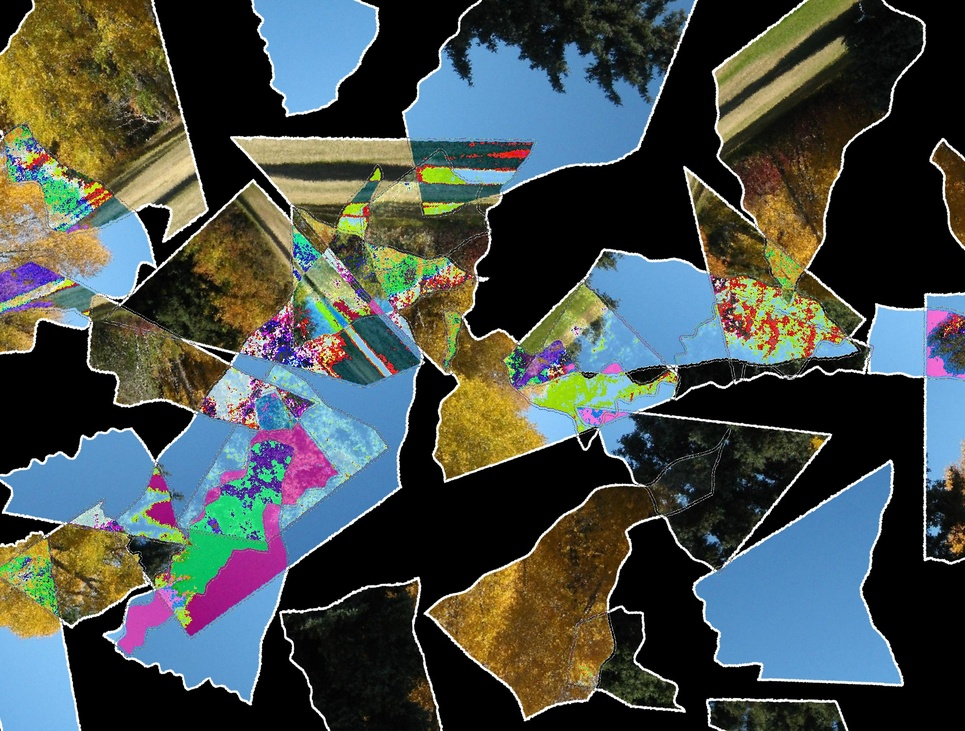
#> input picture Data_Generation_Code/custom_data/vis/1.jpg, 965 x 731 px, shrunk from 1848 x 1400 before the run, given in place of image.jpg, which was not available
$ python 4_frag_vis.py custom_data/vis custom_data/vis   (older library calls are emulated)
#> lines starting #> are read from the running program, lines starting #| are printed output that depends on the picture
import os
import cv2
import numpy as np
from glob import glob

# 在原图上可视化显示切割的碎片

def vis(dir_path,overall_folder):
#> called with dir_path = '_only/1.jpg', overall_folder = 'custom_data/vis/vis'
    base_name = os.path.basename(dir_path)
    if base_name == "00074":
        print(1)
    img_path = list(glob(dir_path + '/*.png'))
    ori_img = cv2.imread(dir_path+"/image.jpg", cv2.IMREAD_GRAYSCALE)
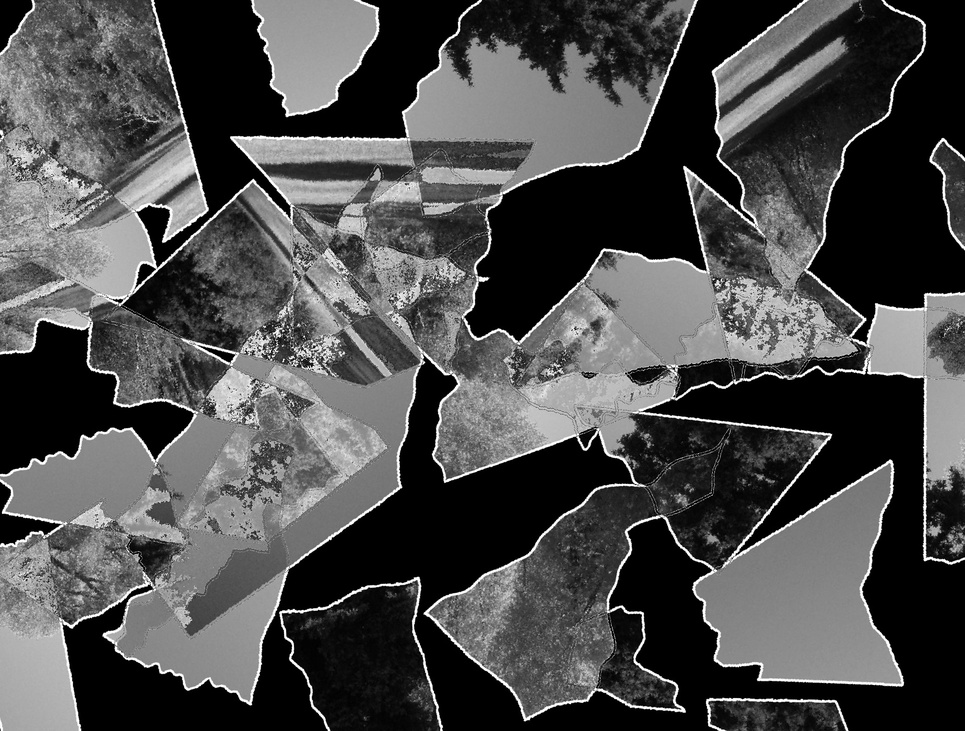
#> ori_img: shape (731, 965); min 0, max 255, mean 75.7
    height, width = ori_img.shape[:2]
#> height = 731; width = 965
    gt_path = os.path.join(dir_path, 'gt.txt')
    bg_path = os.path.join(dir_path, 'bg_color.txt')
    gt_list = []
#> (the run stopped early here; a loop or call above may not have finished)

$ run again, on Data_Generation_Code/custom_data/1.jpg
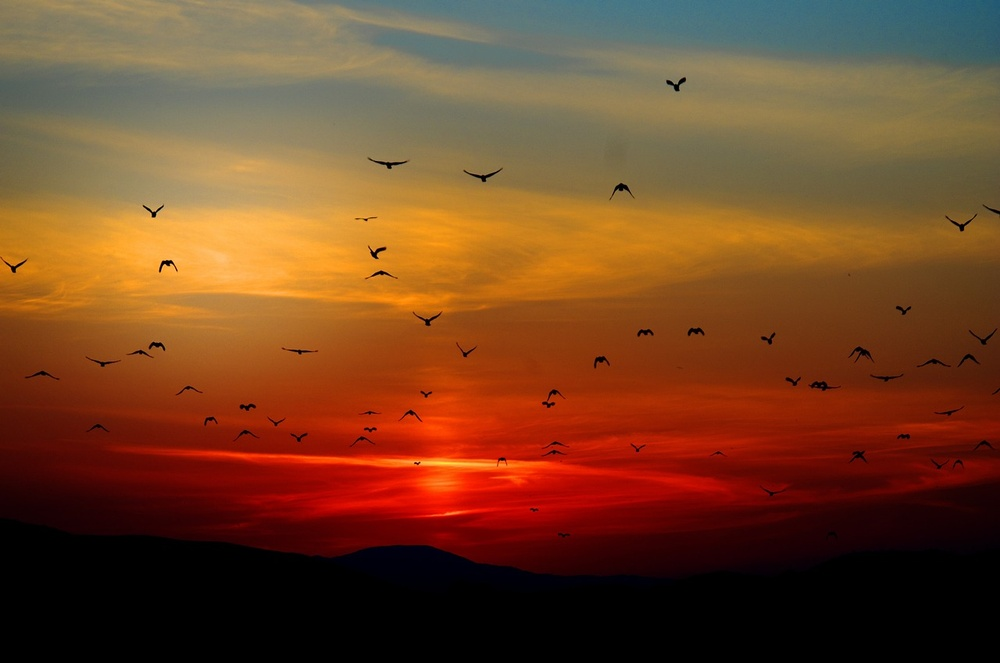
#> input picture Data_Generation_Code/custom_data/1.jpg, 1000 x 663 px, shrunk from 1280 x 849 before the run, given in place of image.jpg, which was not available
#> in vis, `ori_img = cv2.imread(dir_path+"/image.jpg", cv2.IMREAD_GRAYSCALE)`:
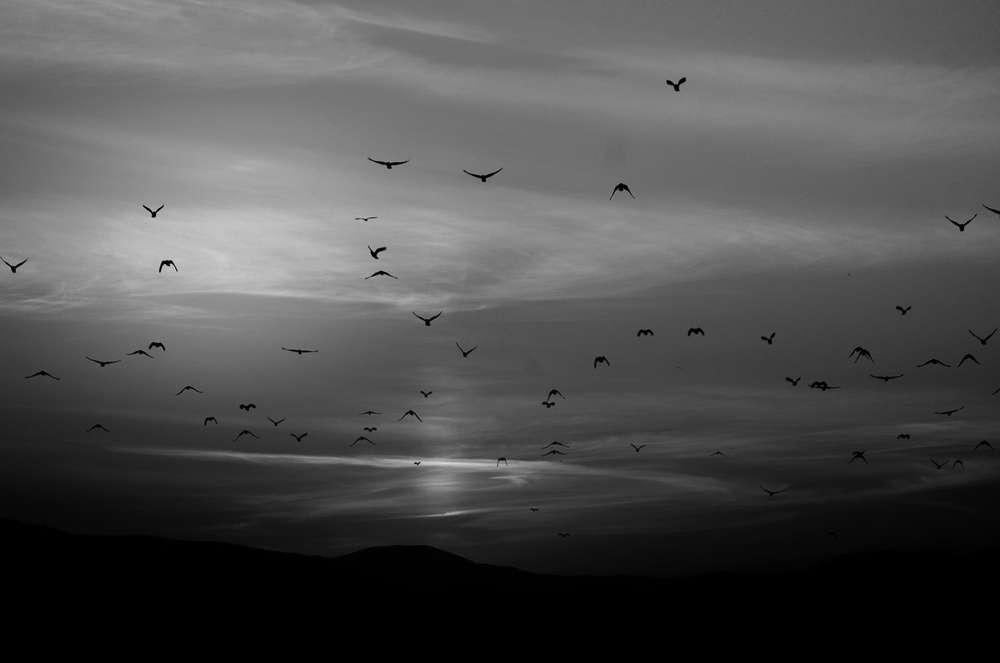
#> ori_img: shape (663, 1000); min 0, max 217, mean 78.6

$ run again, on Data_Generation_Code/custom_data/2/1.jpg
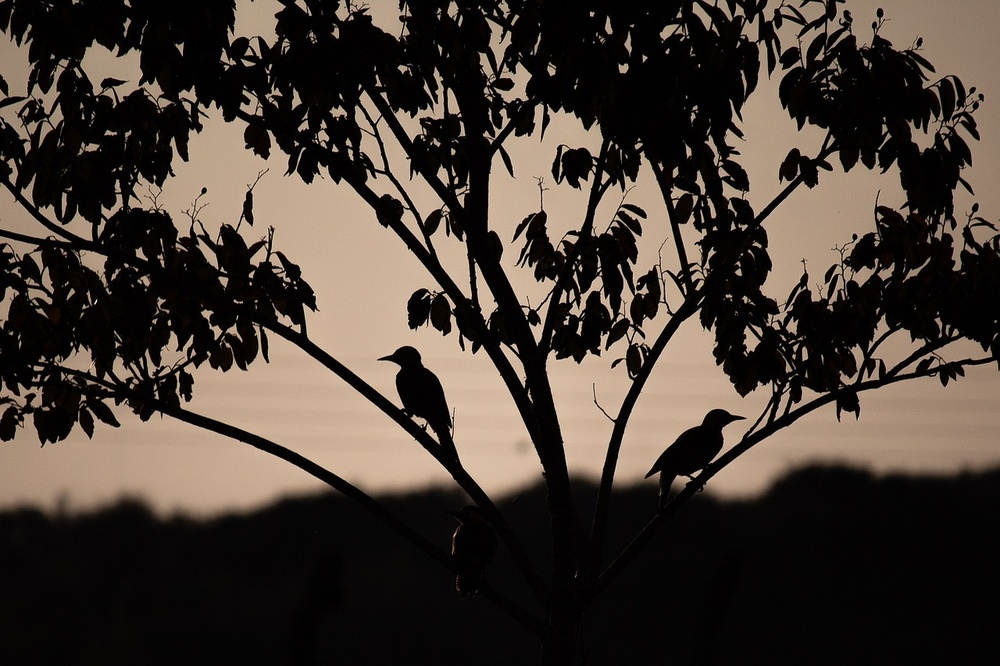
#> input picture Data_Generation_Code/custom_data/2/1.jpg, 1000 x 666 px, shrunk from 1280 x 853 before the run, given in place of image.jpg, which was not available
#> in vis, `ori_img = cv2.imread(dir_path+"/image.jpg", cv2.IMREAD_GRAYSCALE)`:
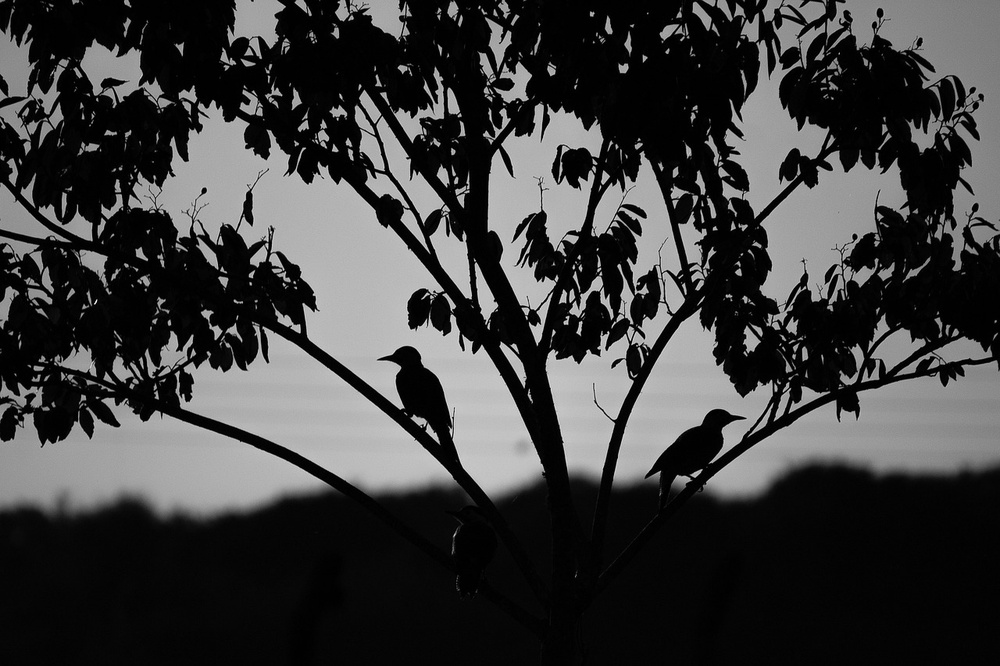
#> ori_img: shape (666, 1000); min 0, max 242, mean 60.8
